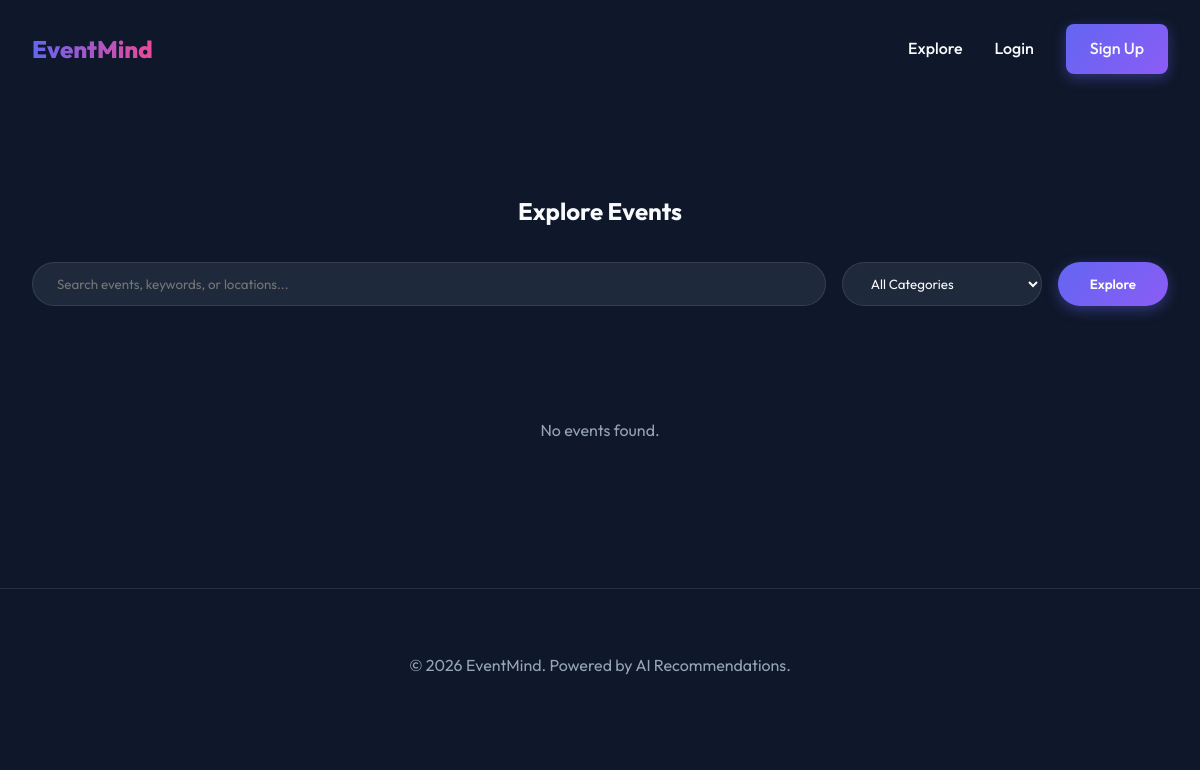
Before: /events with the older database file.
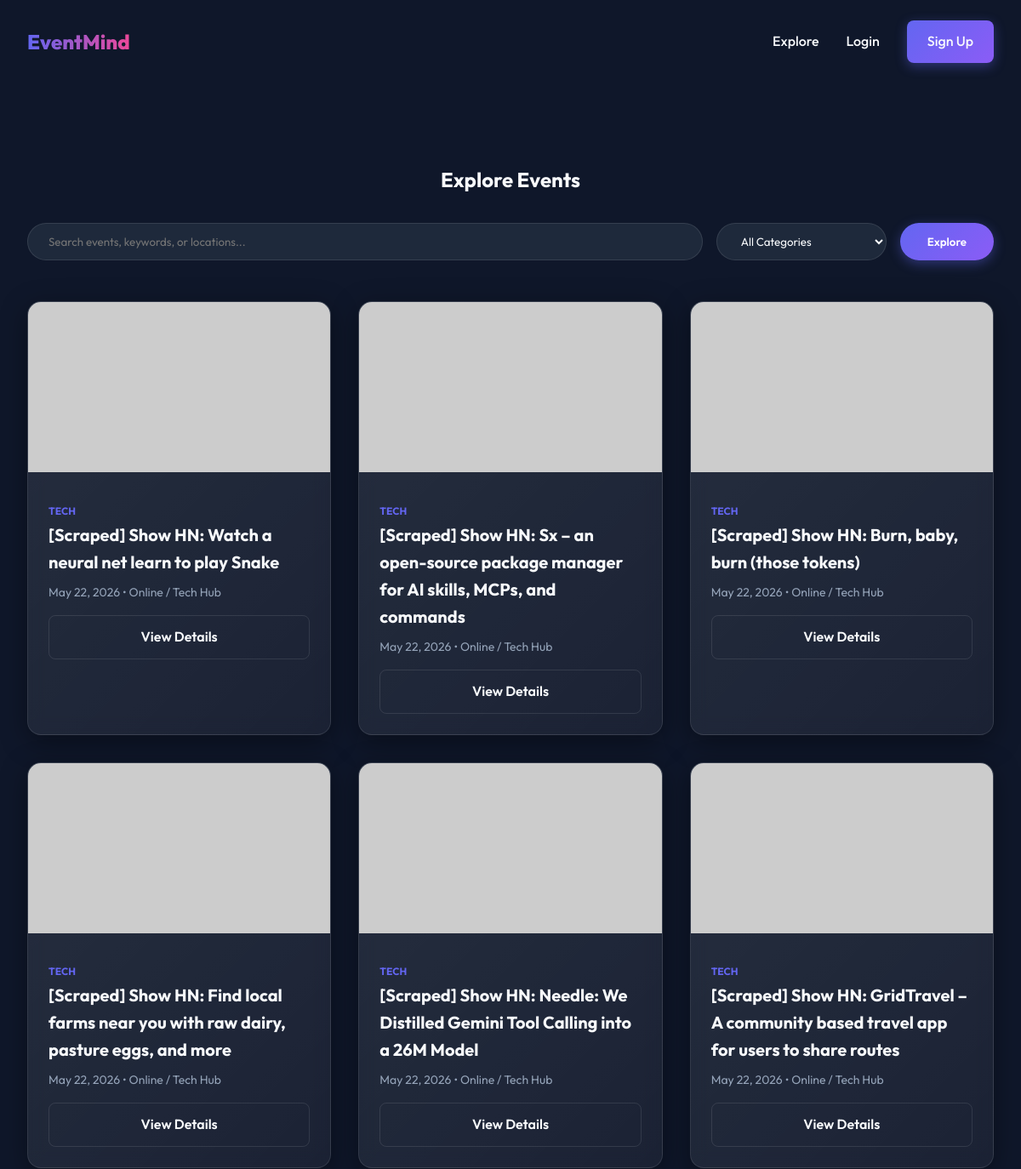
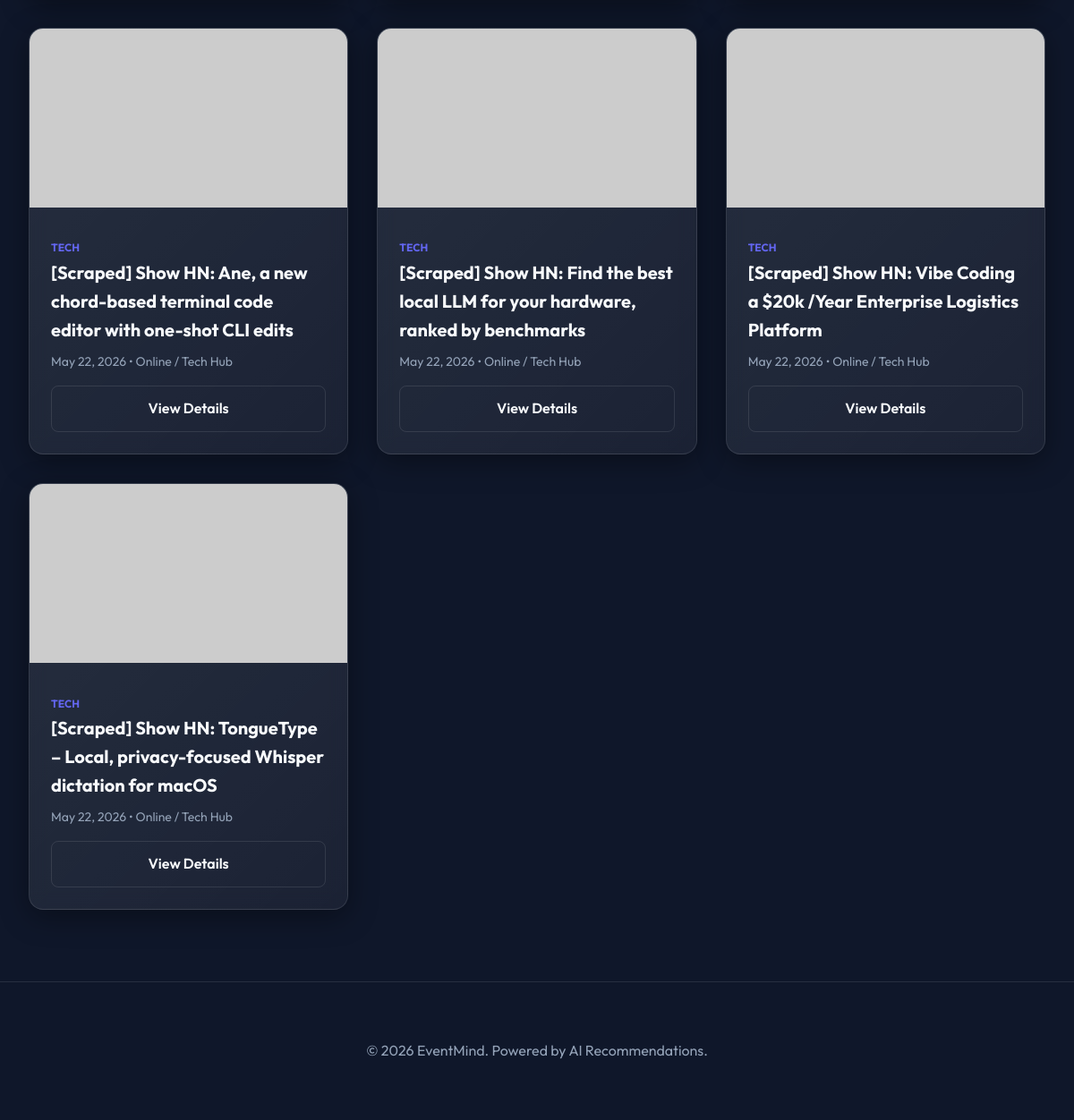
After: the same page with the newer database file (2 pictures, top to bottom).
### app/models/event.py (models this page shows, shortened)
class Event(Base, TimestampMixin):
    __tablename__ = "events"
    id: Mapped[int] = mapped_column(primary_key=True, index=True)
    title: Mapped[str] = mapped_column(String(200), nullable=False, index=True)
    description: Mapped[str] = mapped_column(Text, nullable=False)
    location: Mapped[str] = mapped_column(String(300), nullable=False)
    event_date: Mapped[datetime] = mapped_column(DateTime(timezone=True), nullable=False, index=True)
    capacity: Mapped[int] = mapped_column(Integer, default=100, nullable=False)
    category: Mapped[str] = mapped_column(String(100), nullable=False, index=True)
    tags: Mapped[list] = mapped_column(JSON, default=list, nullable=False)
    image_url: Mapped[str | None] = mapped_column(String(500), nullable=True)
    is_active: Mapped[bool] = mapped_column(Boolean, default=True, nullable=False)
    owner_id: Mapped[int] = mapped_column(ForeignKey("users.id"), nullable=False)
    owner: Mapped["User"] = relationship("User", back_populates="events")
    registrations: Mapped[list["Registration"]] = relationship(
        "Registration", back_populates="event", lazy="selectin"
    )
    comments: Mapped[list["Comment"]] = relationship(
        "Comment", back_populates="event", lazy="selectin", cascade="all, delete-orphan"
    )

### app/web/event_views.py (the view)
@router.get("", response_class=HTMLResponse)
async def event_list(
    request: Request,
    page: int = 1,
    category: str | None = None,
    search: str | None = None,
    session: AsyncSession = Depends(get_db),
):
    current_user = await get_current_user_from_cookie(
        access_token=request.cookies.get("access_token"), session=session
    )
    service = EventService(session)
    result = await service.get_events_paginated(
        page=page, size=12, category=category, search=search
    )
    return templates.TemplateResponse(
        request=request,
        name="events/list.html",
        context={
            "current_user": current_user,
            "events": result.items,
            "total": result.total,
            "page": page,
            "pages": result.pages,
            "category": category,
            "search": search,
        },
    )

### templates/events/list.html (shortened to what this page needs)
{% extends "base.html" %}
{% block content %}
<section style="padding-top: 8rem;">
    <div class="section-title">
        <h2>Explore Events</h2>
        <form action="/events" method="GET" class="search-container">
            <input type="text" name="search" class="search-input" placeholder="Search events, keywords, or locations..." value="{{ search or '' }}">
            <select name="category" class="search-input" style="flex: 0 0 200px;">
                <option value="">All Categories</option>
            </select>
            <button type="submit" class="btn btn-primary" style="border-radius: 2rem; padding: 0.75rem 2rem;">Explore</button>
        </form>
    </div>
    <div class="event-grid">
        {% for event in events %}
            {% include "partials/event_card.html" %}
        {% else %}
            <div style="grid-column: 1 / -1; text-align: center; padding: 4rem; color: var(--text-muted);">
                No events found.
            </div>
        {% endfor %}
    </div>
</section>
{% endblock %}

### templates/partials/event_card.html (shortened to what this page needs)
<div class="event-card glass-card">
    <img src="{{ event.image_url or 'https://via.placeholder.com/400x200' }}" alt="{{ event.title }}" class="event-image">
    <div class="event-details">
        <span class="event-category">{{ event.category }}</span>
        <h3 class="event-title">{{ event.title }}</h3>
        <div class="event-info">
            <span>{{ event.event_date.strftime('%B %d, %Y') }}</span> •
            <span>{{ event.location }}</span>
        </div>
        <a href="/events/{{ event.id or event.event_id }}" class="btn btn-outline" style="width: 100%; text-align: center;">View Details</a>
    </div>
</div>

Changed rows visible on the page:
added Event: category "TECH", title "[Scraped] Show HN: Watch a neural net learn to play Snake", event_date "May 22, 2026", location "Online / Tech Hub"
added Event: category "TECH", title "[Scraped] Show HN: Sx – an open-source package manager for AI skills, MCPs, and commands", event_date "May 22, 2026", location "Online / Tech Hub"
added Event: category "TECH", title "[Scraped] Show HN: Burn, baby, burn (those tokens)", event_date "May 22, 2026", location "Online / Tech Hub"
added Event: category "TECH", title "[Scraped] Show HN: Find local farms near you with raw dairy, pasture eggs, and more", event_date "May 22, 2026", location "Online / Tech Hub"
added Event: category "TECH", title "[Scraped] Show HN: Needle: We Distilled Gemini Tool Calling into a 26M Model", event_date "May 22, 2026", location "Online / Tech Hub"
added Event: category "TECH", title "[Scraped] Show HN: GridTravel – A community based travel app for users to share routes", event_date "May 22, 2026", location "Online / Tech Hub"
added Event: category "TECH", title "[Scraped] Show HN: Ane, a new chord-based terminal code editor with one-shot CLI edits", event_date "May 22, 2026", location "Online / Tech Hub"
added Event: category "TECH", title "[Scraped] Show HN: Find the best local LLM for your hardware, ranked by benchmarks", event_date "May 22, 2026", location "Online / Tech Hub"
added Event: category "TECH", title "[Scraped] Show HN: Vibe Coding a $20k /Year Enterprise Logistics Platform", event_date "May 22, 2026", location "Online / Tech Hub", {{ event.id or event.event_id }} 10 (drawn)
added Event: category "TECH", title "[Scraped] Show HN: TongueType – Local, privacy-focused Whisper dictation for macOS", event_date "May 22, 2026", location "Online / Tech Hub"
Other visible differences:
text no longer shown: "No events found."
